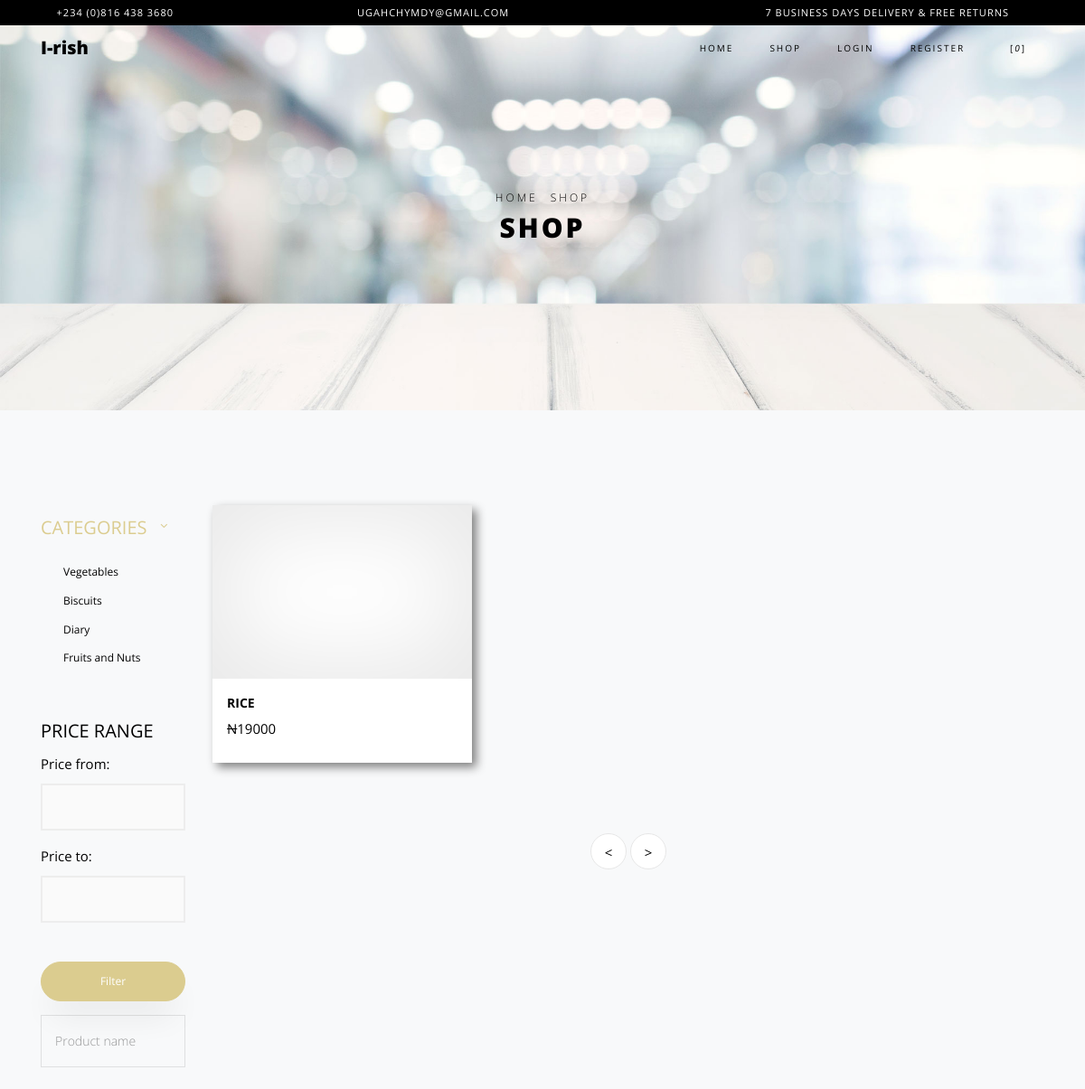
/shop/ (upper part), run on an earlier commit of the app's database.
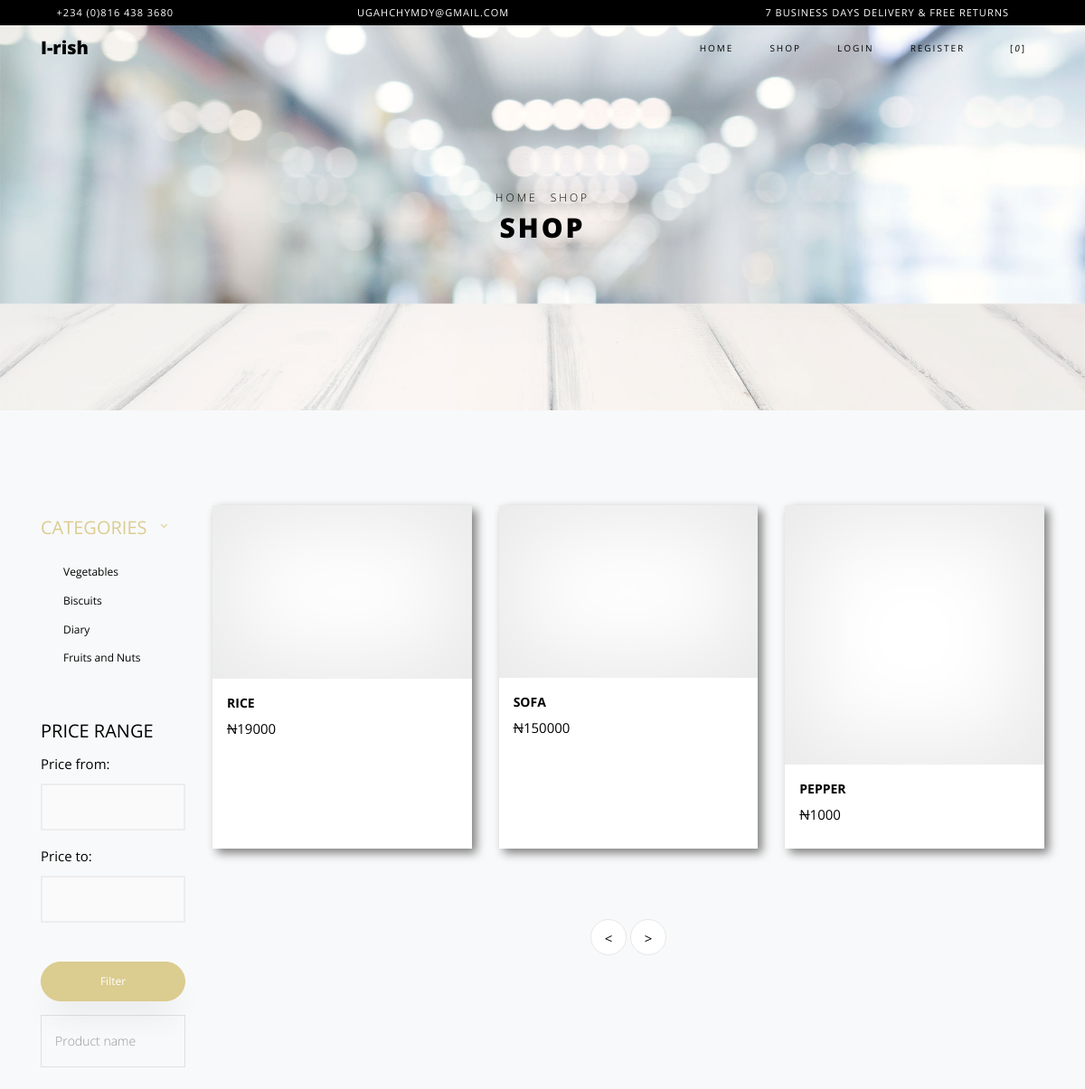
And on a later commit of the database.
### irish/models.py (models this page shows, shortened)
class Product(models.Model):
	prodid = models.CharField(max_length=255, default='prod0')
	name = models.CharField(max_length=255)
	price = models.IntegerField(default=0)
	quantity = models.IntegerField(default=0)
	categories = models.CharField(max_length=255)
	description = models.CharField(max_length=500)
	image = models.ImageField(default="null")

### irish/views.py (the view, shortened to what this page needs)
# urls.py: url('^shop/$', views.Shop.as_view(), name='shop'),
class Shop(generic.ListView):
	template_name = 'irish/shop.html'
	def get(self, request, *args, **kwargs):
		if 'id' not in request.session:
			request.session['id'] = hash(datetime.datetime.now())
		products_per_page = 3  # change this variable to set the number of items in page
		if 'p1' in request.GET:
			if 'n' in request.GET:
				n = int(request.GET['n'])
				start_prod = n * products_per_page - products_per_page
				end_prod = n * products_per_page
				products = Product.objects.filter(price__gte=request.GET['p1'], price__lte=request.GET['p2'])[start_prod:end_prod]
			else:
				n = 1
				products = Product.objects.filter(price__gte=request.GET['p1'], price__lte=request.GET['p2'])[0:products_per_page]
		else:
			if 'n' in request.GET:
				n = int(request.GET['n'])
				start_prod = n * products_per_page - products_per_page
				end_prod = n * products_per_page
				products = Product.objects.all()[start_prod:end_prod]
			else:
				n = 1
				products = Product.objects.all()[0:products_per_page]
		cart = Cart.objects.filter(cart_id=request.session['id'], status='').count()
		sess = request.session['id']
		if len(products) == 0:
			return render(request, self.template_name, {'err': 'No more Product'})
		return render(request, self.template_name, {'products': products, 'cart': cart, 'sess': sess, 'nxt': n+1, 'prv': n-1})

### templates/irish/shop.html (shortened to what the changed rows need)
<!DOCTYPE html>
<html lang="en">
  <head>
    {% load staticfiles %}
    <link rel="stylesheet" href="{% static 'irish/css/open-iconic-bootstrap.min.css' %}">
    <link rel="stylesheet" href="{% static 'irish/css/animate.css' %}">
    <link rel="stylesheet" href="{% static 'irish/css/owl.carousel.min.css' %}">
    <link rel="stylesheet" href="{% static 'irish/css/owl.theme.default.min.css' %}">
    <link rel="stylesheet" href="{% static 'irish/css/magnific-popup.css' %}">
    <link rel="stylesheet" href="{% static 'irish/css/aos.css' %}">
    <link rel="stylesheet" href="{% static 'irish/css/ionicons.min.css' %}">
    <link rel="stylesheet" href="{% static 'irish/css/bootstrap-datepicker.css' %}">
    <link rel="stylesheet" href="{% static 'irish/css/jquery.timepicker.css' %}">
    <link rel="stylesheet" href="{% static 'irish/css/flaticon.css' %}">
    <link rel="stylesheet" href="{% static 'irish/css/icomoon.css' %}">
    <link rel="stylesheet" href="{% static 'irish/css/style.css' %}">
	<link rel="stylesheet" href="{% static 'irish/css/font-awesome.min2.css' %}">
  </head>
  <body class="goto-here">
    <div class="hero-wrap hero-bread" style="background-image: url({% static 'irish/images/bg_6.jpg' %});">
      <div class="container">
        <div class="row no-gutters slider-text align-items-center justify-content-center">
          <div class="col-md-9 ftco-animate text-center">
            <h1 class="mb-0 bread">Shop</h1>
          </div>
        </div>
      </div>
    </div>
    <section class="ftco-section bg-light">
    	<div class="container">
    		<div class="row">
    			<div class="col-md-8 col-lg-10 order-md-last">
    				<div class="row">
						{% for product in products %}
						<div class="col-sm-12 col-md-12 col-lg-4 ftco-animate d-flex">
							<div class="product d-flex flex-column" style="box-shadow: 5px 5px 10px;">
								<a href="{% url 'irish:single' product.prodid %}" class="img-prod"><img class="img-fluid" src="{{product.image.url}}" alt="Irish">
								</a>
								<div class="text py-3 pb-4 px-3">
									<h3><a href="#">{{product.name}}</a></h3>
									<div class="pricing">
										<p class="price"><del>N</del><span class="pricee">{{product.price}}</span></p>
									</div>
								</div>
							</div>
						</div>
						{% endfor %}
		    		</div>
		    	</div>
		    	<div class="col-md-4 col-lg-2">
		    		<div class="sidebar">
							<div class="sidebar-box-2">
								<h2 class="heading">Price Range</h2>
							</div>
						</div>
    			</div>
    		</div>
    	</div>
    </section>
  </body>
</html>

What changed in the data, as far as the page shows it:
added Product: name "SOFA", price "150000"
added Product: name "PEPPER", price "1000"
